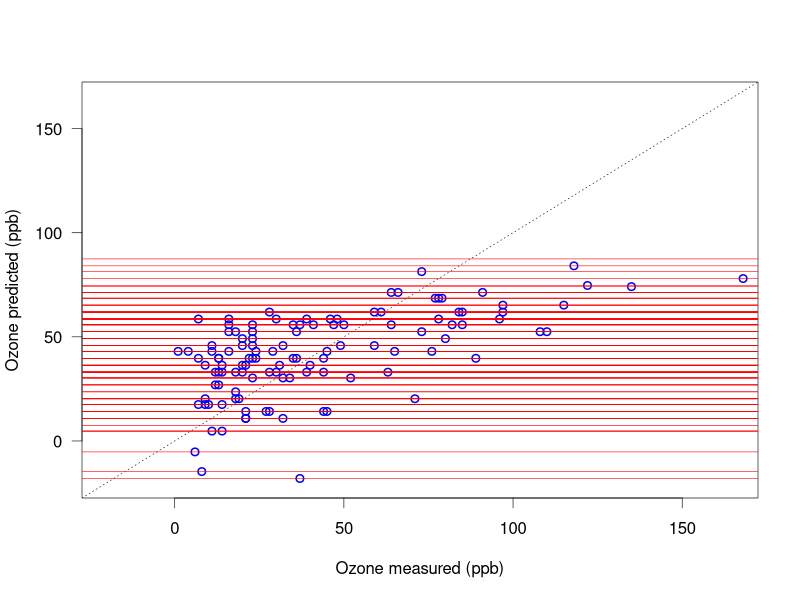
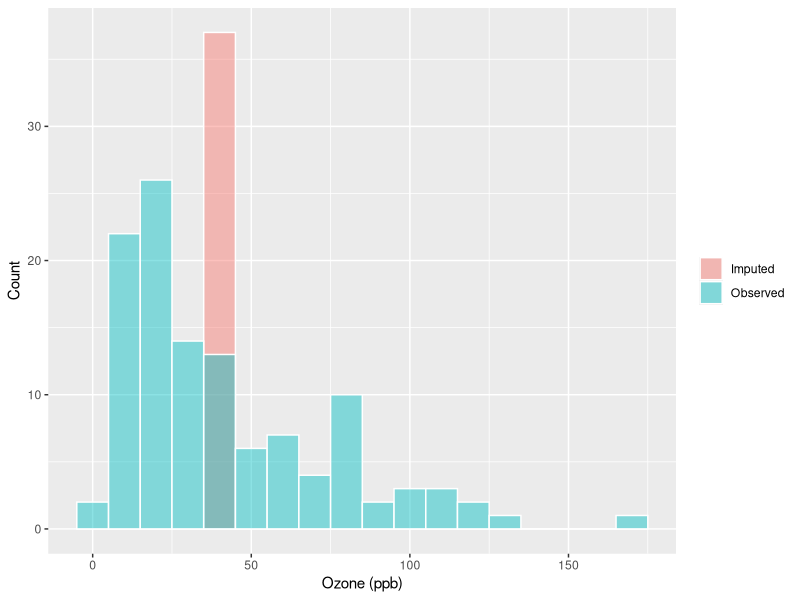
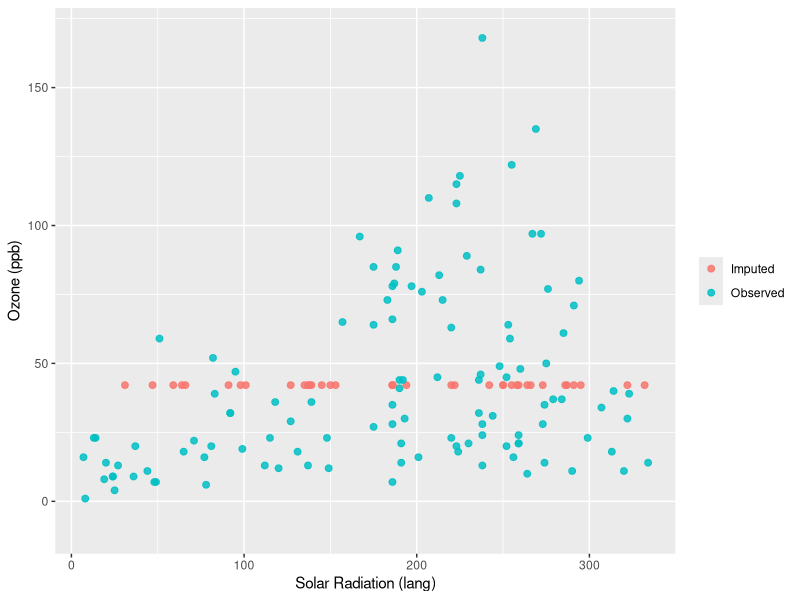
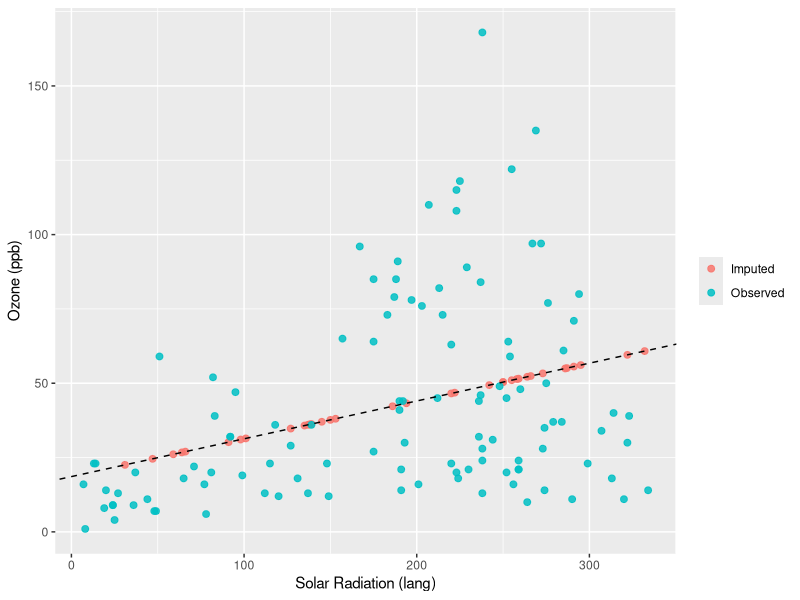
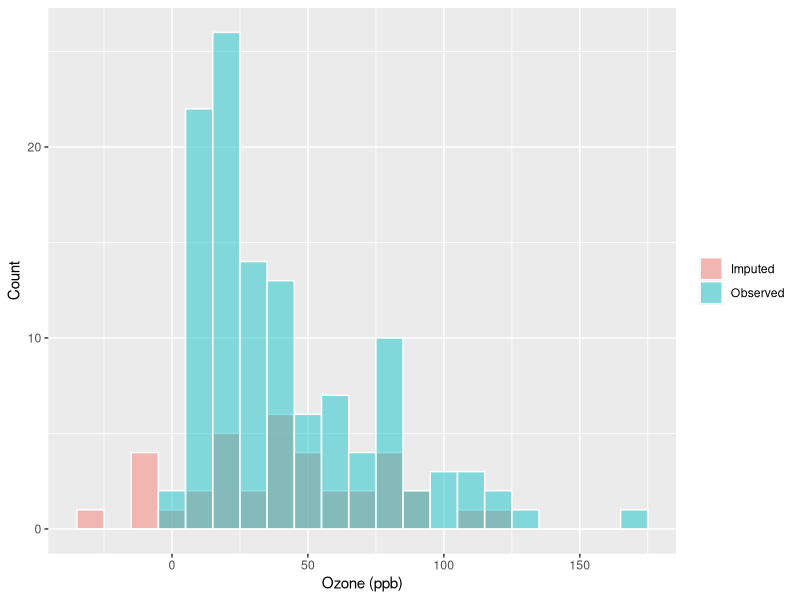
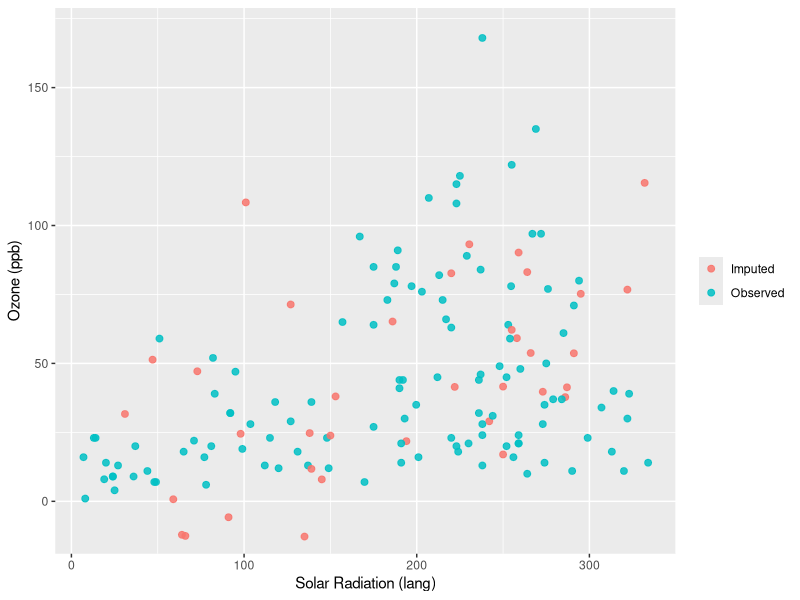
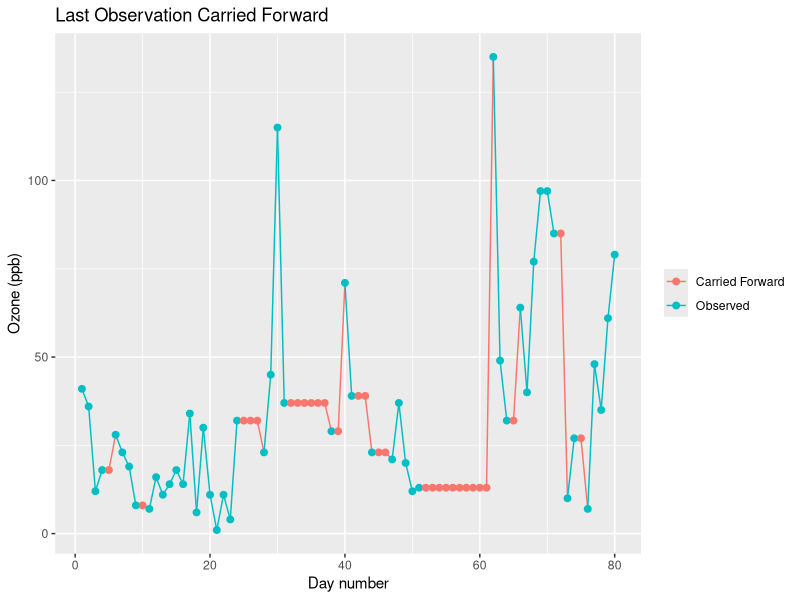

Recreate these plots in R, in order. (Note: this script raises an error after producing the figures.)
## ---- chunk 1
library(tidyverse)
## ---- chunk 2
y = c(1, 2, 4)
mean(y)
## ---- chunk 3
# Retype the vector y with NA instead of 4 in the last position. Recalculate the mean. What happens?
y1 = c(1, 2, NA)
mean(y1)
## ---- chunk 4
# Set na.rm = TRUE. What happens?
mean(y1, na.rm = TRUE)
## ---- chunk 5
fit <- lm(Ozone ~ Wind, data = airquality)
head(na.action(fit))
## ---- chunk 6
fit <- lm(Ozone ~ Wind, data = airquality)
naprint(na.action(fit))
## ---- chunk 7
fit <- lm(Ozone ~ Wind, data = airquality)
colSums(is.na(airquality))
## ---- chunk 8

airquality2 <- cbind(na.omit(airquality[, c("Ozone", "Wind")]),
                     predicted = predict(fit))
## ---- chunk 9

lwd <- 0.6

plot(predicted ~ Ozone, data = airquality2, type = "n",
     lwd = lwd, ylim = c(-20, 165), xlim = c(-20, 165),
     ylab = "Ozone predicted (ppb)",
     xlab = "Ozone measured (ppb)", axes = FALSE)

axis(1, lwd = lwd)
axis(2, lwd = lwd, las = 1)

abline(0, 1, lty = 3, lwd = 0.6)

points(predicted ~ Ozone, data = airquality2,
       lwd = 1.5, col = "blue")

box(lwd = lwd)

fit2 <- lm(Ozone ~ Wind, data = airquality,
           na.action = na.exclude)

pred2 <- cbind(1, airquality$Wind) %*% coef(fit2)

abline(h = pred2,
       col = "red", lwd = 0.6, lty = 1)
## ---- chunk 10

fit2 <- lm(Ozone ~ Wind + Solar.R, data = airquality)
naprint(na.action(fit2))

## ---- chunk 11
vars <- c("Ozone","Solar.R","Wind")

n_pair <- outer(
  vars,
  vars,
  Vectorize(function(x,y)
    sum(complete.cases(airquality[,c(x,y)]))
  )
)

dimnames(n_pair) <- list(vars, vars)
n_pair
## ---- chunk 12
library(mice)
imp <- mice(airquality, method = "mean", m = 1, maxit = 1)
## ---- chunk 13
# Use the first completed data set
data <- complete(imp, 1)

# Mark which Ozone values were originally observed vs imputed
plot_data <- data %>%
  mutate(status = if_else(is.na(airquality$Ozone),
                          "Imputed", "Observed"))

# Histogram: observed vs imputed Ozone values
ggplot(plot_data, aes(x = Ozone, fill = status)) +
  geom_histogram(binwidth = 10,
                 alpha = 0.45,
                 position = "identity",
                 color = "white") +
  labs(x = "Ozone (ppb)",
       y = "Count",
       fill = NULL)

# Scatterplot: Ozone vs Solar Radiation
ggplot(plot_data, aes(x = Solar.R, y = Ozone, color = status)) +
  geom_point(size = 2, alpha = 0.85) +
  coord_cartesian(ylim = c(-10, 170)) +
  labs(x = "Solar Radiation (lang)",
       y = "Ozone (ppb)",
       color = NULL)
## ---- chunk 14
# Calculate the mean and standard deviation of the complete data and the imputed data. What has happened?
library(dplyr)

# Summary statistics for observed, imputed-only, and completed Ozone

Yobs <- airquality$Ozone
Ycomp <- data$Ozone

observed_idx <- !is.na(Yobs)
imputed_idx <- is.na(Yobs)

summary_table <- data.frame(
  Group = c("Observed", "Imputed only", "Completed"),
  n = c(
    sum(observed_idx),
    sum(imputed_idx),
    length(Ycomp)
  ),
  Mean = c(
    mean(Yobs[observed_idx]),
    mean(Ycomp[imputed_idx]),
    mean(Ycomp)
  ),
  SD = c(
    sd(Yobs[observed_idx]),
    sd(Ycomp[imputed_idx]),
    sd(Ycomp)
  )
)

summary_table
## ---- chunk 15
fit <- lm(Ozone ~ Solar.R, data = airquality)

missing_ozone <- is.na(airquality$Ozone) & !is.na(airquality$Solar.R)

pred <- predict(
  fit,
  newdata = airquality[missing_ozone, ]
)

Yimp <- airquality$Ozone
Yimp[missing_ozone] <- pred
## ---- chunk 16
plot_data <- data.frame(
  Ozone = Yimp,
  Solar.R = airquality$Solar.R,
  status = ifelse(is.na(airquality$Ozone),
                  "Imputed", "Observed")
)

ggplot(plot_data, aes(Solar.R, Ozone, color = status)) +
  geom_point(size = 2, alpha = 0.85) +
  geom_abline(
    intercept = coef(fit)[1],
    slope = coef(fit)[2],
    linetype = "dashed"
  ) +
  labs(
    x = "Solar Radiation (lang)",
    y = "Ozone (ppb)",
    color = NULL
  )
## ---- chunk 17
library(dplyr)

# Fit regression using observed cases
fit <- lm(Ozone ~ Solar.R, data = airquality)

# Rows where Ozone is missing but Solar.R is observed
missing_rows <- is.na(airquality$Ozone) & !is.na(airquality$Solar.R)

# Predicted values for missing Ozone observations
pred <- predict(
  fit,
  newdata = airquality[missing_rows, ]
)

# Original Ozone values
Yobs <- airquality$Ozone

# Completed dataset after regression imputation
Yimp <- Yobs
Yimp[missing_rows] <- pred

# Summary statistics
Yobs_only <- Yobs[!is.na(Yobs)]
Yimp_only <- pred
Ycomp <- Yimp

data.frame(
  Group = c("Observed", "Imputed only", "Completed"),
  Mean = c(
    mean(Yobs_only),
    mean(Yimp_only),
    mean(Ycomp, na.rm = TRUE)
  ),
  SD = c(
    sd(Yobs_only),
    sd(Yimp_only),
    sd(Ycomp, na.rm = TRUE)
  )
)
## ---- chunk 18
data <- airquality[, c("Ozone", "Solar.R")]
imp <- mice(data, method = "norm.nob", m = 1, maxit = 1,
            seed = 1, print = FALSE)

## ---- chunk 19
data <- complete(imp, 1)

plot_data <- data %>%
  mutate(status = if_else(is.na(airquality$Ozone),
                          "Imputed", "Observed"))

# Histogram of observed vs imputed Ozone
ggplot(plot_data, aes(x = Ozone, fill = status)) +
  geom_histogram(binwidth = 10,
                 alpha = 0.45,
                 position = "identity",
                 color = "white") +
  labs(x = "Ozone (ppb)",
       y = "Count",
       fill = NULL)

# Scatterplot of Ozone vs Solar Radiation
ggplot(plot_data, aes(x = Solar.R, y = Ozone, color = status)) +
  geom_point(size = 2, alpha = 0.85) +
  coord_cartesian(ylim = c(-10, 170)) +
  labs(x = "Solar Radiation (lang)",
       y = "Ozone (ppb)",
       color = NULL)
## ---- chunk 20
airquality2 <- tidyr::fill(airquality, Ozone)
## ---- chunk 21
lwd <- 0.6
# Original data
Oz <- airquality$Ozone

# LOCF-imputed data
Ozi <- airquality2$Ozone

plot_data <- tibble(
  Day = seq_along(Ozi),
  Ozone = Ozi,
  Status = if_else(is.na(Oz),
                   "Carried Forward",
                   "Observed")
) %>%
  filter(Day <= 80)

ggplot(plot_data,
       aes(x = Day, y = Ozone,
           color = Status,
           group = 1)) +
  geom_line(linewidth = 0.5) +
  geom_point(size = 2) +
  labs(
    x = "Day number",
    y = "Ozone (ppb)",
    color = NULL,
    title = "Last Observation Carried Forward"
  )
## ---- chunk 22
imp <- mice(airquality, method = "mean", m = 1,
            maxit = 1, print = FALSE)
airquality2 <- cbind(complete(imp),
                     r.Ozone = is.na(airquality[, "Ozone"]))
fit <- lm(Wind ~ Ozone + r.Ozone, data = airquality2)
fit
## ---- chunk 23
knitr::include_graphics("ch01-miflow-1.png")
## ---- chunk 24
imp <- mice(airquality, seed = 1, m = 20, print = FALSE)
fit <- with(imp, lm(Ozone ~ Wind + Temp + Solar.R))
summary(pool(fit))
## ---- chunk 25
fit <- lm(Ozone ~ Wind + Temp + Solar.R, data = airquality)
coef(summary(fit))
## ---- chunk 26

# Use the first completed data set
data <- complete(imp, 1)

# Label values according to whether Ozone was originally missing
plot_data <- data %>%
  mutate(status = if_else(is.na(airquality$Ozone),
                          "Imputed", "Observed"))

# Histogram: observed vs imputed Ozone
ggplot(plot_data, aes(x = Ozone, fill = status)) +
  geom_histogram(binwidth = 10,
                 alpha = 0.45,
                 position = "identity",
                 color = "white") +
  labs(x = "Ozone (ppb)",
       y = "Count",
       fill = NULL)

# Scatterplot: Ozone vs Solar Radiation
ggplot(plot_data, aes(x = Solar.R, y = Ozone, color = status)) +
  geom_point(size = 2, alpha = 0.85) +
  coord_cartesian(ylim = c(-10, 170)) +
  labs(x = "Solar Radiation (lang)",
       y = "Ozone (ppb)",
       color = NULL)
## ---- chunk 27
Oz <- airquality$Ozone
col_vec <- c("red", "blue", "darkgreen", "purple", "orange")

plot(Oz,col="black",type="l",xlab="Day number",ylab="Ozone (ppb)",
     axes = FALSE,lwd = lwd)
lwd <- 0.6
axis(1, lwd = lwd)
axis(2, lwd = lwd, las = 1)
box(lwd = lwd)

for(i in 1:5) {
  points(Oz,
    y = complete(imp, i)$Ozone,
    col = col_vec[i],
    pch = 20,
    cex = 1.2
  )
}

legend(
  "topleft",
  legend = paste("Imputation", 1:5),
  col = col_vec,
  pch = 20,
  bty = "n"
)
